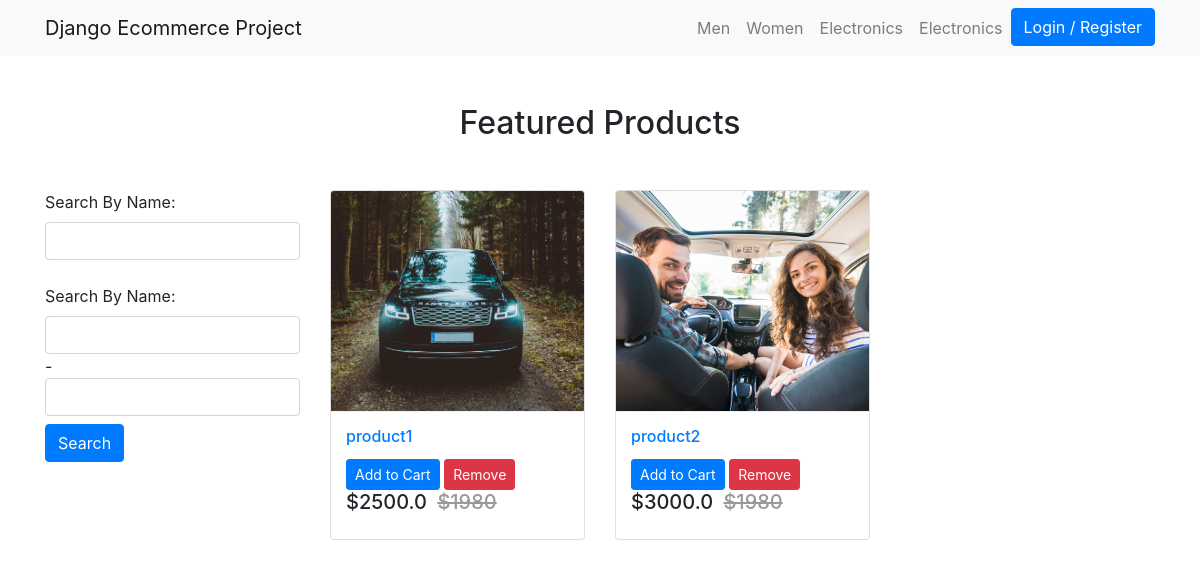
The page / on the database its author committed.
### products/models.py (models this page shows, shortened)
class  Product(models.Model):
    mainimage = models.ImageField(upload_to='products/', blank=True)
    name = models.CharField(max_length=300)
    slug = models.SlugField()
    category = models.ForeignKey(Category, on_delete=models.CASCADE)
    preview_text = models.TextField(max_length=200, verbose_name='Preview Text')
    detail_text = models.TextField(max_length=1000, verbose_name='Detail Text')
    price = models.FloatField()

### products/views.py (the view)
# urls.py: path('', Home.as_view(), name='home'),
class Home(ListView):
    model = Product
    context_object_name='products'
    template_name = 'products/home.html'
    def get_context_data(self, **kwargs):
        context = super().get_context_data(**kwargs)
        context['filter'] = ProductFilter(self.request.GET, queryset=self.get_queryset())
        return context

### products/templates/products/home.html
{% extends 'products/base.html' %}
{% load crispy_forms_tags %}
{% block content %}
<div class="container my-5">
   <h2 class="my-5 text-center">Featured Products</h2>
   <div class="row">
      <div class="col-md-3">
         <form method="get">
			<label for="">
				Search By Name:
			</label>
            {{ filter.form.name}}
			<br>
			<label for="">
				Search By Name:
			</label>
            {{ filter.form.price}}
            <button class="btn btn-primary my-2" type="submit">Search</button>
         </form>
      </div>
      <div class="col-md-9">
         <div class="row">
            {% for product in filter.qs %}
            <div class="col-md-6 col-sm-12 col-lg-4">
               <figure class="card card-product">
                  <div class="img-wrap">
                     <img src="media/{{ product.mainimage }}" style="width: 100%; height: 300px;">
                  </div>
                  <figcaption class="info-wrap">
                     <h6 class="title text-dots"><a href="#">{{ product.name }}</a></h6>
                     <div class="action-wrap">
						<a href="cart/{{ product.slug }}" class="btn btn-primary btn-sm"> Add to Cart </a>
						<a href="remove/{{ product.slug }}" class="btn btn-danger btn-sm"> Remove</a>
                        <div class="price-wrap h5">
                           <span class="price-new">${{product.price}}</span>
                           <del class="price-old">$1980</del>
                        </div>
                     </div>
                  </figcaption>
               </figure>
            </div>
            {% endfor %}
         </div>
      </div>
   </div>
</div>
{% endblock %}

### products/templates/products/base.html (style rules this page uses)
.card { height: 350px; }
.card-product:after { content: ""; display: table; clear: both; visibility: hidden; }
.card-product .price-new, .card-product .price { margin-right: 5px; }
.card-product .price-old { color: #999; }
.card-product .img-wrap { border-radius: 3px 3px 0 0; overflow: hidden; position: relative; height: 220px; text-align: center; }
.card-product .img-wrap img { max-height: 100%; max-width: 100%; object-fit: cover; }
.card-product .info-wrap { overflow: hidden; padding: 15px; border-top: 1px solid #eee; }
.card-product .action-wrap { padding-top: 4px; margin-top: 4px; }
.card-product .title { margin-top: 0; }

### rows shown on the page
Product: mainimage (picture), name "product1", price "2500.0"
Product: mainimage (picture), name "product2", price "3000.0"
